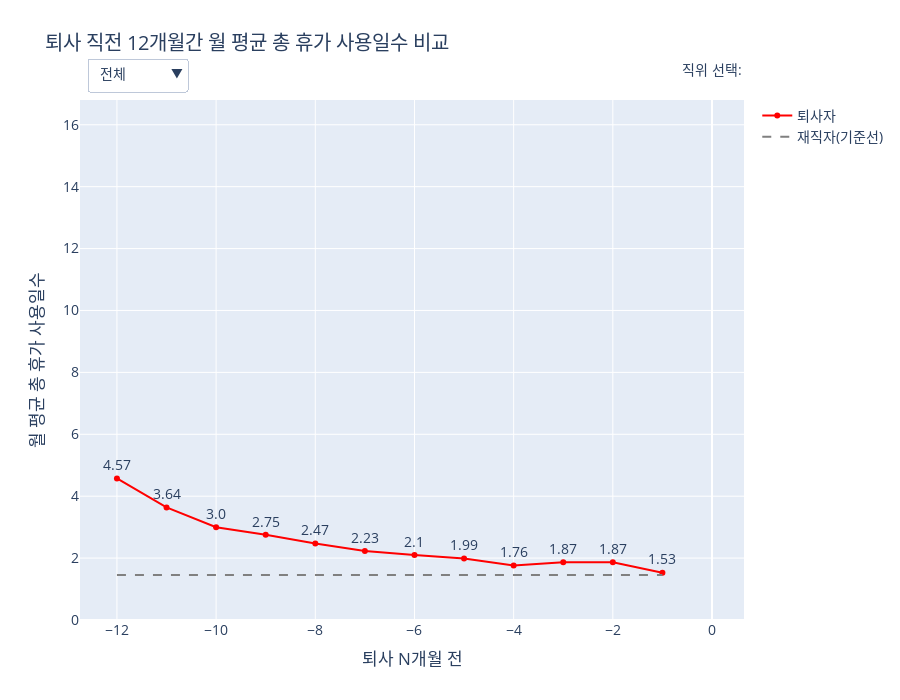

The notebook cell saved with this chart:
### Code cell
import pandas as pd
import numpy as np
import plotly.graph_objects as go
import plotly.io as pio
import datetime

# --- 1. 데이터 임포트 ---
from services.tables.Time_Attendance.detailed_leave_info_table import detailed_leave_info_df
from services.tables.Time_Attendance.leave_type_table import leave_type_df
from services.tables.HR_Core.basic_info_table import emp_df
from services.tables.HR_Core.position_info_table import position_info_df
from services.tables.HR_Core.position_table import position_df, position_order

def create_figure():
    """
    제안 19-3: 직위별 퇴사 예측 선행 지표 분석 그래프를 생성합니다.
    """
    # --- 2. 데이터 준비 및 가공 ---
    leave_df = detailed_leave_info_df.copy()
    leave_df = pd.merge(leave_df, leave_type_df, on='LEAVE_TYPE_ID')
    leave_df['DATE'] = pd.to_datetime(leave_df['DATE'])
    leave_df['LEAVE_LENGTH'] = pd.to_numeric(leave_df['LEAVE_LENGTH'])

    leavers = emp_df[emp_df['CURRENT_EMP_YN'] == 'N'][['EMP_ID', 'OUT_DATE']].copy()
    leaver_leave_data = pd.merge(leavers, leave_df, on='EMP_ID', how='left')
    leaver_leave_data = leaver_leave_data[
        (leaver_leave_data['DATE'] < leaver_leave_data['OUT_DATE']) &
        (leaver_leave_data['DATE'] >= (leaver_leave_data['OUT_DATE'] - pd.DateOffset(months=12)))
    ].copy()
    
    if not leaver_leave_data.empty:
        leaver_leave_data['MONTHS_BEFORE_LEAVING'] = (leaver_leave_data['OUT_DATE'].dt.year - leaver_leave_data['DATE'].dt.year) * 12 + (leaver_leave_data['OUT_DATE'].dt.month - leaver_leave_data['DATE'].dt.month)
        leaver_pattern_df = leaver_leave_data.groupby(['EMP_ID', 'MONTHS_BEFORE_LEAVING'])['LEAVE_LENGTH'].sum().reset_index()
    else:
        leaver_pattern_df = pd.DataFrame(columns=['EMP_ID', 'MONTHS_BEFORE_LEAVING', 'LEAVE_LENGTH'])

    stayers = emp_df[emp_df['CURRENT_EMP_YN'] == 'Y'].copy()
    stayer_leaves = leave_df[(leave_df['EMP_ID'].isin(stayers['EMP_ID'])) & (leave_df['DATE'].dt.year == 2024)]
    stayer_monthly_avg = (stayer_leaves['LEAVE_LENGTH'].sum() / stayers['EMP_ID'].nunique()) / 12 if not stayers.empty and stayers['EMP_ID'].nunique() > 0 else 0

    # 직위 정보 결합 및 최종 집계
    first_pos = position_info_df.sort_values('GRADE_START_DATE').groupby('EMP_ID').first().reset_index()
    first_pos = pd.merge(first_pos, position_df[['POSITION_ID', 'POSITION_NAME']].drop_duplicates(), on='POSITION_ID')
    
    leaver_pattern_df = pd.merge(leaver_pattern_df, first_pos[['EMP_ID', 'POSITION_NAME']], on='EMP_ID', how='left')
    leaver_pattern_df = leaver_pattern_df.dropna(subset=['POSITION_NAME'])
    
    stayers_with_pos = pd.merge(stayers, first_pos[['EMP_ID', 'POSITION_NAME']], on='EMP_ID', how='left')
    stayers_with_pos = stayers_with_pos.dropna(subset=['POSITION_NAME'])
    
    leaver_avg_by_month = leaver_pattern_df.groupby('MONTHS_BEFORE_LEAVING')['LEAVE_LENGTH'].mean().reset_index()
    leaver_avg_by_month_pos = leaver_pattern_df.groupby(['POSITION_NAME', 'MONTHS_BEFORE_LEAVING'], observed=False)['LEAVE_LENGTH'].mean().reset_index()
    
    stayer_avg_by_pos = stayer_leaves.groupby('EMP_ID')['LEAVE_LENGTH'].sum().reset_index()
    stayer_avg_by_pos = pd.merge(stayer_avg_by_pos, stayers_with_pos[['EMP_ID', 'POSITION_NAME']], on='EMP_ID').groupby('POSITION_NAME', observed=False)['LEAVE_LENGTH'].mean().reset_index()

    # --- 3. Plotly 인터랙티브 그래프 생성 ---
    fig = go.Figure()
    
    if not leaver_pattern_df.empty:
        y_max = pd.concat([leaver_avg_by_month['LEAVE_LENGTH'], leaver_avg_by_month_pos['LEAVE_LENGTH']]).max()
        fixed_y_range = [0, y_max * 1.2]
        position_filter_list = ['전체'] + [p for p in position_order if p != 'C-Level']
        
        for i, pos_name in enumerate(position_filter_list):
            is_visible = (i == 0)
            if pos_name == '전체':
                leaver_data, stayer_data_y = leaver_avg_by_month, [stayer_monthly_avg] * 12
            else:
                leaver_data = leaver_avg_by_month_pos[leaver_avg_by_month_pos['POSITION_NAME'] == pos_name]
                stayer_pos_avg = stayer_avg_by_pos[stayer_avg_by_pos['POSITION_NAME'] == pos_name]['LEAVE_LENGTH'].iloc[0] if not stayer_avg_by_pos[stayer_avg_by_pos['POSITION_NAME'] == pos_name].empty else 0
                stayer_data_y = [stayer_pos_avg / 12] * 12
                
            x_axis_months = -np.arange(12, 0, -1)
            leaver_data_aligned = pd.DataFrame({'MONTHS_BEFORE_LEAVING': np.arange(1, 13)})
            leaver_data_aligned = pd.merge(leaver_data_aligned, leaver_data, on='MONTHS_BEFORE_LEAVING', how='left').fillna(0)
            
            fig.add_trace(go.Scatter(x=x_axis_months, y=leaver_data_aligned['LEAVE_LENGTH'], mode='lines+markers+text', name='퇴사자', line=dict(color='red'), visible=is_visible, text=leaver_data_aligned['LEAVE_LENGTH'].round(2).astype(str), textposition='top center'))
            fig.add_trace(go.Scatter(x=x_axis_months, y=stayer_data_y, mode='lines', name='재직자(기준선)', line=dict(color='grey', dash='dash'), visible=is_visible))
            
        buttons = []
        for i, pos_name in enumerate(position_filter_list):
            visibility_mask = [False] * (len(position_filter_list) * 2)
            visibility_mask[i*2], visibility_mask[i*2 + 1] = True, True
            buttons.append(dict(label=pos_name, method='update', args=[{'visible': visibility_mask}]))
        
        fig.update_layout(
            updatemenus=[dict(active=0, buttons=buttons, direction="down", pad={"r": 10, "t": 10}, showactive=True, x=0.01, xanchor="left", y=1.1, yanchor="top")],
            title_text='퇴사 직전 12개월간 월 평균 총 휴가 사용일수 비교',
            xaxis_title='퇴사 N개월 전', yaxis_title='월 평균 총 휴가 사용일수',
            font_size=14, height=700,
            annotations=[dict(text="직위 선택:", showarrow=False, x=0, y=1.08, yref="paper", align="left")],
            yaxis_range=fixed_y_range
        )
    else:
        fig.update_layout(title_text="분석할 퇴사자 휴가 데이터가 없습니다.")

    return fig

# 이 파일을 직접 실행할 경우 그래프를 생성하여 보여줍니다.
pio.renderers.default = 'vscode'
fig = create_figure()
fig.show()

### Figure 1 — Plotly figure (JSON) as saved in the notebook; plotly's stock layout.template omitted (floating-point values rounded to 4 significant figures)
{"data": [{"line": {"color": "red"}, "mode": "lines+markers+text", "name": "퇴사자", "text": ["4.57", "3.64", "3.0", "2.75", "2.47", "2.23", "2.1", "1.99", "1.76", "1.87", "1.87", "1.53"], "textposition": "top center", "type": "scatter", "visible": true, "x": [-12, -11, -10, -9, -8, -7, -6, -5, -4, -3, -2, -1], "y": [4.572, 3.637, 2.996, 2.751, 2.469, 2.229, 2.102, 1.985, 1.761, 1.868, 1.866, 1.528]}, {"line": {"color": "grey", "dash": "dash"}, "mode": "lines", "name": "재직자(기준선)", "type": "scatter", "visible": true, "x": [-12, -11, -10, -9, -8, -7, -6, -5, -4, -3, -2, -1], "y": [1.45, 1.45, 1.45, 1.45, 1.45, 1.45, 1.45, 1.45, 1.45, 1.45, 1.45, 1.45]}, {"line": {"color": "red"}, "mode": "lines+markers+text", "name": "퇴사자", "text": ["4.52", "3.6", "3.04", "2.76", "2.52", "2.26", "2.03", "1.99", "1.74", "1.8", "1.86", "1.45"], "textposition": "top center", "type": "scatter", "visible": false, "x": [-12, -11, -10, -9, -8, -7, -6, -5, -4, -3, -2, -1], "y": [4.523, 3.597, 3.037, 2.765, 2.519, 2.256, 2.029, 1.985, 1.744, 1.8, 1.856, 1.449]}, {"line": {"color": "grey", "dash": "dash"}, "mode": "lines", "name": "재직자(기준선)", "type": "scatter", "visible": false, "x": [-12, -11, -10, -9, -8, -7, -6, -5, -4, -3, -2, -1], "y": [1.546, 1.546, 1.546, 1.546, 1.546, 1.546, 1.546, 1.546, 1.546, 1.546, 1.546, 1.546]}, {"line": {"color": "red"}, "mode": "lines+markers+text", "name": "퇴사자", "text": ["4.75", "3.77", "2.9", "2.73", "2.36", "2.13", "2.28", "1.99", "1.82", "2.04", "1.92", "1.73"], "textposition": "top center", "type": "scatter", "visible": false, "x": [-12, -11, -10, -9, -8, -7, -6, -5, -4, -3, -2, -1], "y": [4.753, 3.772, 2.901, 2.73, 2.361, 2.127, 2.283, 1.992, 1.817, 2.041, 1.915, 1.726]}, {"line": {"color": "grey", "dash": "dash"}, "mode": "lines", "name": "재직자(기준선)", "type": "scatter", "visible": false, "x": [-12, -11, -10, -9, -8, -7, -6, -5, -4, -3, -2, -1], "y": [1.537, 1.537, 1.537, 1.537, 1.537, 1.537, 1.537, 1.537, 1.537, 1.537, 1.537, 1.537]}, {"line": {"color": "red"}, "mode": "lines+markers+text", "name": "퇴사자", "text": ["2.25", "2.25", "2.0", "2.25", "1.0", "3.5", "2.25", "1.75", "1.5", "2.0", "0.5", "1.0"], "textposition": "top center", "type": "scatter", "visible": false, "x": [-12, -11, -10, -9, -8, -7, -6, -5, -4, -3, -2, -1], "y": [2.25, 2.25, 2.0, 2.25, 1.0, 3.5, 2.25, 1.75, 1.5, 2.0, 0.5, 1.0]}, {"line": {"color": "grey", "dash": "dash"}, "mode": "lines", "name": "재직자(기준선)", "type": "scatter", "visible": false, "x": [-12, -11, -10, -9, -8, -7, -6, -5, -4, -3, -2, -1], "y": [1.571, 1.571, 1.571, 1.571, 1.571, 1.571, 1.571, 1.571, 1.571, 1.571, 1.571, 1.571]}], "layout": {"annotations": [{"align": "left", "showarrow": false, "text": "직위 선택:", "x": 0, "y": 1.08, "yref": "paper"}], "font": {"size": 14}, "height": 700, "title": {"text": "퇴사 직전 12개월간 월 평균 총 휴가 사용일수 비교"}, "updatemenus": [{"active": 0, "buttons": [{"args": [{"visible": [true, true, false, false, false, false, false, false]}], "label": "전체", "method": "update"}, {"args": [{"visible": [false, false, true, true, false, false, false, false]}], "label": "Staff", "method": "update"}, {"args": [{"visible": [false, false, false, false, true, true, false, false]}], "label": "Manager", "method": "update"}, {"args": [{"visible": [false, false, false, false, false, false, true, true]}], "label": "Director", "method": "update"}], "direction": "down", "pad": {"r": 10, "t": 10}, "showactive": true, "x": 0.01, "xanchor": "left", "y": 1.1, "yanchor": "top"}], "xaxis": {"title": {"text": "퇴사 N개월 전"}}, "yaxis": {"range": [0, 16.8], "title": {"text": "월 평균 총 휴가 사용일수"}}}}
